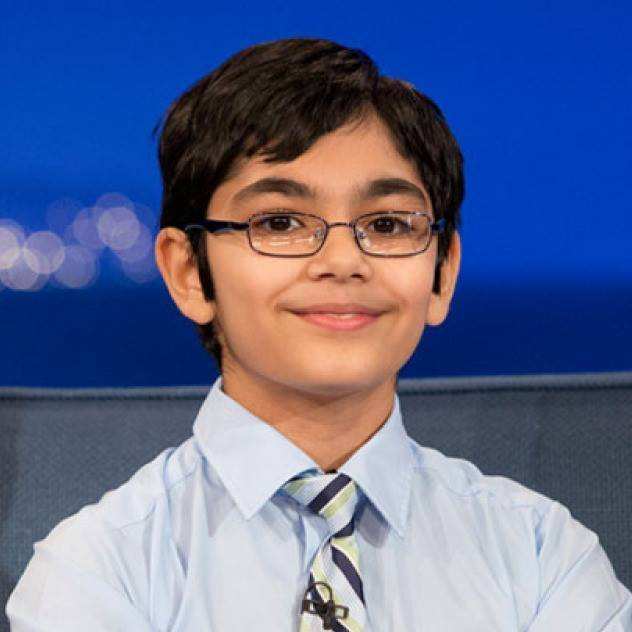
#> input picture video_analysis/test/VJ_test1.jpg, 632 x 632 px
$ python -i working_algorithm.py   (imports and definitions only)   (older library calls are emulated)
#> lines starting #> are read from the running program, lines starting #| are printed output that depends on the picture; after the words box and inside, x2 and y2 are one past the last pixel; in counts of white or black regions, pixels touching at a corner belong together
#> further down, picture is the input picture: shape (632, 632, 3); mean B, G, R 144.5, 105.7, 95
# -*- coding: utf-8 -*-
"""
Created on Mon Apr  9 13:55:28 2018

@author: Tanishq Abraham

Version: 1.0
(for Design Review 3)
"""

import cv2
import datetime
import numpy as np
from scipy import signal
from scipy.fftpack import fft, fftfreq, fftshift
import pyfftw
import matplotlib.pyplot as plt
# Change these variables based on the location of your cloned, local repositories on your computer
PATH_TO_HAAR_CASCADES = "C:/Users/Bijta/Documents/GitHub/non-contact-heart-rate/video_analysis/"
face_cascade = cv2.CascadeClassifier(PATH_TO_HAAR_CASCADES+'haarcascade_frontalface_default.xml') # Full pathway must be used
firstFrame = None
time = []
G = []
# Constants for finding range of skin color in YCrCb
min_YCrCb = np.array([80,133,77],np.uint8)
max_YCrCb = np.array([255,173,127],np.uint8)

# params for ShiTomasi corner detection
feature_params = dict( maxCorners = 100,
                       qualityLevel = 0.03,
                       minDistance = 10,
                       blockSize = 7 )
# Parameters for lucas kanade optical flow
lk_params = dict( winSize  = (15,15),
                  maxLevel = 2,
                  criteria = (cv2.TERM_CRITERIA_EPS | cv2.TERM_CRITERIA_COUNT, 10, 0.03))
# Create some random colors
color = np.random.randint(0,255,(100,3))
def checkedTrace(img0, img1, p0, back_threshold = 1.0):
    p1, _st, _err = cv2.calcOpticalFlowPyrLK(img0, img1, p0, None, **lk_params)
    p0r, _st, _err = cv2.calcOpticalFlowPyrLK(img1, img0, p1, None, **lk_params)
    d = abs(p0-p0r).reshape(-1, 2).max(-1)
    status = d < back_threshold
    return p1, status


# [1 line that did not run here, left out]
def skin_detection(frame):
    # Convert image to YCrCb
    imageYCrCb = cv2.cvtColor(frame,cv2.COLOR_BGR2YCR_CB)
#> imageYCrCb: shape (632, 632, 3); mean of channels 0, 1, 2 106.9, 119.4, 149.3
    # Find region with skin tone in YCrCb image
    skinRegion = cv2.inRange(imageYCrCb,min_YCrCb,max_YCrCb)
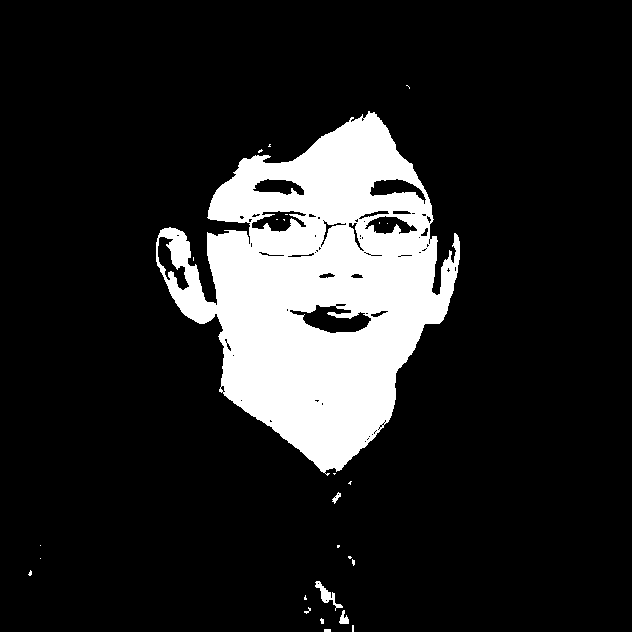
#> skinRegion: shape (632, 632); 14.6% white; 26 white regions (21 under 20 px)
    # Do contour detection on skin region
    im, contours, hierarchy = cv2.findContours(skinRegion, cv2.RETR_EXTERNAL, cv2.CHAIN_APPROX_SIMPLE)
#> contours = 21 contours, 17 with area under 20; largest, box (x1, y1, x2, y2) and area: (156, 111, 460, 476) 62020, (315, 581, 343, 611) 180, (339, 610, 349, 624) 62, (332, 492, 341, 504) 34
    return im

# [7 lines not run here, left out]
frame_num = 0 # start counting the frames
# [118 lines not run here, left out]

>>> import cv2
>>> picture = cv2.imread('test/VJ_test1.jpg')
>>> result = skin_detection(picture)

$ run again, on video_analysis/test/group.jpg
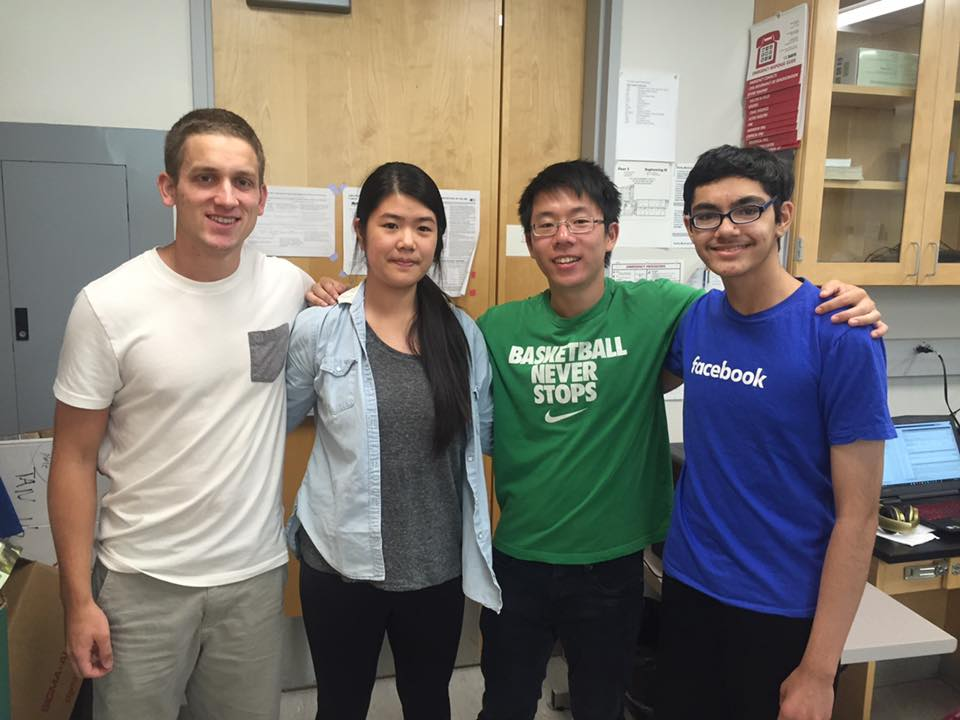
#> input picture video_analysis/test/group.jpg, 960 x 720 px
#> picture is the input picture: shape (720, 960, 3); mean B, G, R 114.5, 122.2, 127
#> imageYCrCb: shape (720, 960, 3); mean of channels 0, 1, 2 122.8, 131, 123.3
#> in skin_detection, `skinRegion = cv2.inRange(imageYCrCb,min_YCrCb,max_YCrCb)`:
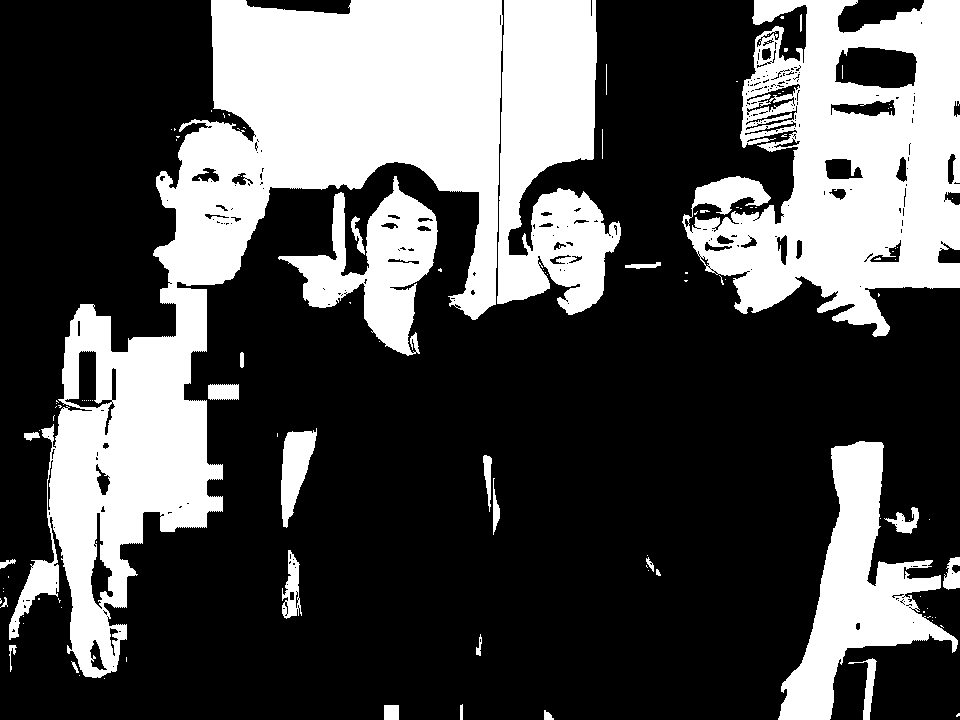
#> skinRegion: shape (720, 960); 31.7% white; 118 white regions (87 under 20 px)
#> contours = 96 contours, 71 with area under 20; largest, box (x1, y1, x2, y2) and area: (9, 0, 503, 678) 103890, (682, 0, 960, 337) 60672, (497, 0, 621, 315) 25948, (778, 441, 958, 720) 17368, (278, 176, 438, 356) 11220
